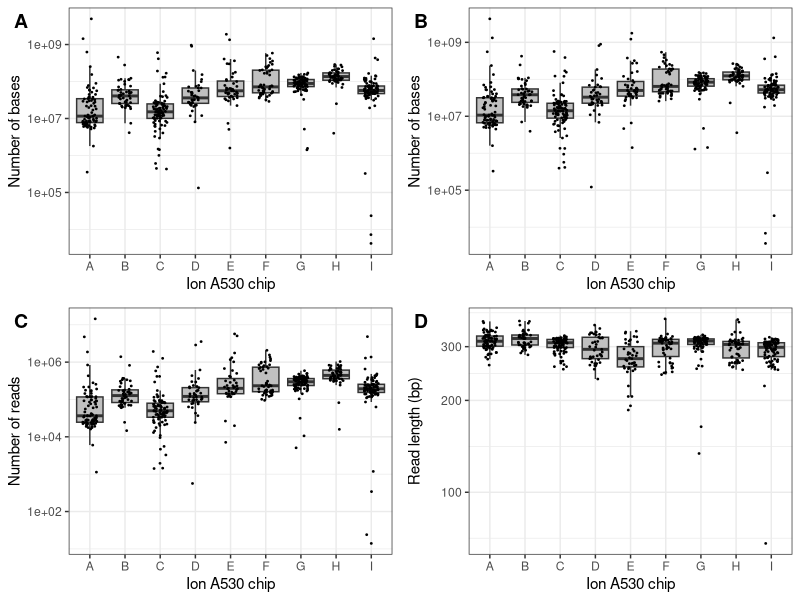
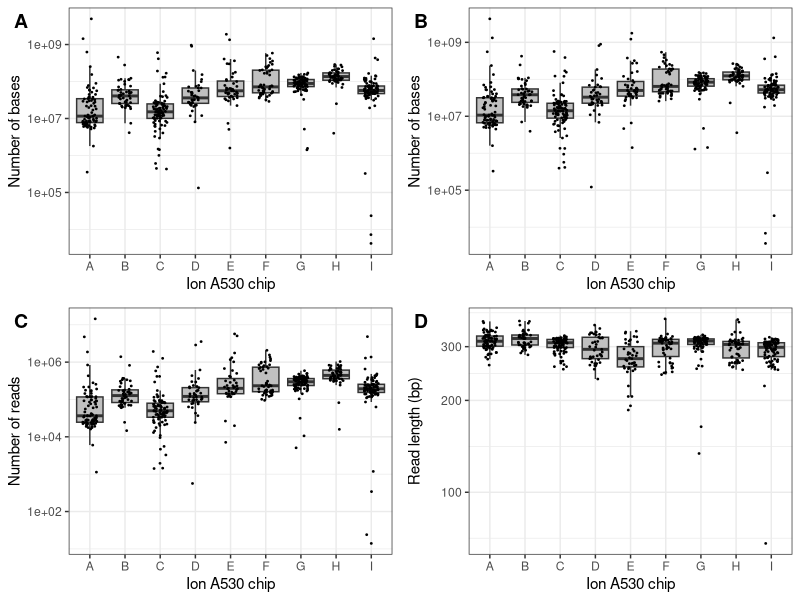

Write the R code that produced these figures, in order.

library("cowplot")
library("ggplot2")  

#read the data file

stat_sum <- read.csv("data/run_summary.csv", 
                     sep = ",", 
                     header = TRUE)

head(stat_sum)


Bases<-ggplot(data=stat_sum)+ 
  (aes(x =Run, y=Bases))+
  geom_boxplot(fill = "#C0C0C0", outlier.shape = NA)+
  geom_jitter(height = 0, width = 0.2, size=0.3)+
  theme_bw()+
  labs( x= "Ion A530 chip",
        y= "Number of bases")+
  scale_y_continuous(trans='log10')+
  theme(legend.position = "bottom")+ 
  theme(legend.title = element_blank())

Q20.<-ggplot(data=stat_sum)+ 
  (aes(x =Run, y=Q20.))+
  geom_boxplot(fill = "#C0C0C0", outlier.shape = NA)+
  geom_jitter(height = 0, width = 0.2, size=0.3)+
  theme_bw()+
  labs( x= "Ion A530 chip",
        y= "Number of bases")+
  scale_y_continuous(trans='log10')+
  theme(legend.position = "bottom")+ 
  theme(legend.title = element_blank())

Reads<-ggplot(data=stat_sum)+ 
  (aes(x =Run, y=Reads))+
  geom_boxplot(fill = "#C0C0C0", outlier.shape = NA)+
  geom_jitter(height = 0, width = 0.2, size=0.3)+
  theme_bw()+
  labs( x= "Ion A530 chip",
        y= "Number of reads")+
  scale_y_continuous(trans='log10')+
  theme(legend.position = "bottom")+ 
  theme(legend.title = element_blank())

Read_lenght<-ggplot(data=stat_sum)+ 
  (aes(x =Run, y=Read_lenght))+
  geom_boxplot(fill = "#C0C0C0", outlier.shape = NA)+
  geom_jitter(height = 0, width = 0.2, size=0.3)+
  theme_bw()+
  labs( x= "Ion A530 chip",
        y= "Read length (bp)")+
  scale_y_continuous(trans='log10')+
  theme(legend.position = "bottom")+ 
  theme(legend.title = element_blank())

Summ<-plot_grid(Bases+theme(legend.position="none"),
                 Q20.+theme(legend.position="none"), 
                 Reads+theme(legend.position="none"),
                 Read_lenght+theme(legend.position="none"),
                 align="vh",
                 labels = c("A", "B", "C", "D"),
                 hjust = -1,
                 vjust= 2,
                 nrow = 2)

Summ_final<-plot_grid(Summ, ncol = 1, rel_heights = c(0.8, .05))

Summ_final

summary(stat_sum)

ggsave(file="figures/figS1_summary_stat.pdf", 
       width=8.3, height=4.2, units="in", dpi=300)
